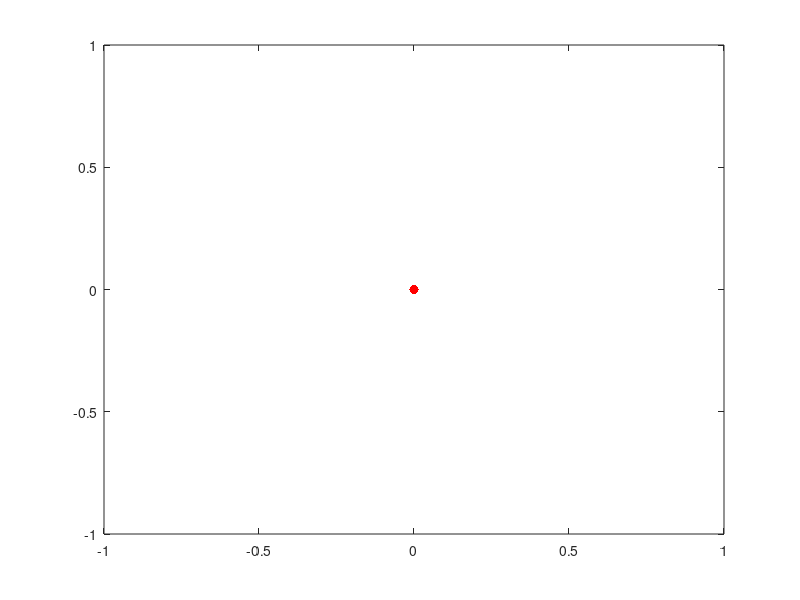

Recreate this plot in MATLAB. (Note: this script raises an error after producing the figure.)
% TRUSS ANALYSIS
clear global;clc;

%.....INPUT....
COORD=[0 0; 10 0; 20 0; 0 12; 10 12; 20 12];
CON=[1 2; 2 3; 4 5; 5 6; 1 4; 2 4; 1 5; 2 5;3 5;2 6;3 6];
EQ=[10 11; 1 2; 3 12; 4 5; 6 7; 8 9];
NR=3;
NE=size(CON,1);
NN=size(COORD,1);
EA=[2 3 3 3 2 2 3 2 3 4 2]'*10^3;

Pf=[0 0 0 0 0 0 -10 0 0]';
Ur=[0 0 0]';
scale = 20;
%........CALCULATION........

NOS=NE+NR-2*NN;
NOK=2*NN-NR;

%LENGTH OF ELEMENT, ID ARRAY AND Stiffness Matrix

ID=zeros(NE,4);
L=zeros(NE,1);
NDOF=2*NN;
K=zeros(NDOF,NDOF);
for k=1:NE
    i=CON(k,1);
    j=CON(k,2);
    dx=COORD(j,1)-COORD(i,1);
    dy=COORD(j,2)-COORD(i,2);
    L(k)=sqrt(dx^2+dy^2);
    ID(k,1:2)=EQ(i,1:2);
    ID(k,3:4)=EQ(j,1:2);
    a=[-dx/L(k) -dy/L(k) dx/L(k) dy/L(k)];
    ES=a'.*EA(k)/L(k)*a;
    for m=1:4
        for n=1:4
            mi=ID(k,m);
            ni=ID(k,n);
            K(mi,ni)=K(mi,ni)+ES(m,n);
        end
    end
end

Kff(1:NOK,1:NOK)=K(1:NOK,1:NOK);
Kfr(1:NOK,1:NDOF-NOK)=K(1:NOK,NOK+1:NDOF);
Krf=Kfr';
Krr(1:NDOF-NOK,1:NDOF-NOK)=K(NOK+1:NDOF,NOK+1:NDOF);

%DEFORMATION, INTERNAL FORCES AND SUPPORT REACTIONS
Uf=Kff\Pf;
U=[Uf; Ur];
N=zeros(NE,1);
for k=1:NE
    i=CON(k,1);
    j=CON(k,2);
    dx=COORD(j,1)-COORD(i,1);
    dy=COORD(j,2)-COORD(i,2);
    a=[-dx/L(k) -dy/L(k) dx/L(k) dy/L(k)];
    u=zeros(4,1);
    for m=1:4
        u(m)=U(ID(k,m));
    end
    N(k)=EA(k)/L(k).*a*u;
end
R=Krf*Uf+Krr*Ur;

%--Plot Structure ----
f1 = figure();
%f1.WindowState = 'maximized';
NCOORD = zeros(size(COORD));
UCOORD = zeros(size(COORD));
for n = 1:NN
    NCOORD(n,1) = COORD(n,1) + scale*U(EQ(n,1));
    NCOORD(n,2) = COORD(n,2) + scale*U(EQ(n,2));
    UCOORD(n,1) = U(EQ(n,1));
    UCOORD(n,2) = U(EQ(n,2));
    marker = plot(NCOORD(n,1), NCOORD(n,2), '.',...
        'MarkerSize', scale, 'MarkerEdgeColor', 'r')
    uistack(marker,'top');
    text(NCOORD(n,1)+0.5, NCOORD(n,2)-0.75, ...
        {['Ux=' num2str(round(12*UCOORD(n,1),2))];...
        ['Uy=' num2str(round(12*UCOORD(n,2),2))]});
    hold on
end

for k = 1:NE
    i=CON(k,1);
    j=CON(k,2);
    x = [COORD(i,1) COORD(j,1)];
    y = [COORD(i,2) COORD(j,2)];
    plot(x, y, 'Color', uint8([134 136 138]), 'LineWidth', 2);
    % hold on
    ux = [NCOORD(i,1) NCOORD(j,1)];
    uy = [NCOORD(i,2) NCOORD(j,2)];
    plot(ux, uy, 'r--', 'LineWidth', 1.5);
    % unistack(undeformed, 'down', k+NE*2)
    % unistack(deformed, 'down', k+NE)
end

xlim([0-5, max(COORD(:,1))+5]);
ylim([0-5, max(COORD(:,2))+5]);
axis equal;
    
%----RESULT-----
%INTERNAL FORCES
fprintf('          Internal Force     \n');
fprintf('.................................\n');
fprintf('| ELEMENT | AXIAL FORCE | UNIT | \n');
fprintf('.................................\n');
for i = 1:NE
    if i<10
        if N(i) <0
            fprintf('|  %d.     |  %0.3f     | kips | \n',i,N(i));
        else
            fprintf('|  %d.     |   %0.3f     | kips | \n',i,N(i));
        end
    else
        if N(i) <0
            fprintf('| %d.     |  %0.3f     | kips | \n',i,N(i));
        else
            fprintf('| %d.     |   %0.3f     | kips | \n',i,N(i));
        end
        
    end 
    
end

fprintf('NOTE:\n');
fprintf('Compression : Negative\n');
fprintf('Tension     : Positive\n');
fprintf('................................\n');

%SUPPORT REACTIONS
fprintf('         SUPPORT REACTION     \n');
fprintf('.................................\n');
fprintf('|   DOF   |    FORCE    | UNIT | \n');
fprintf('.................................\n');
for i = 1:size(Ur,1)
    if NDOF - (size(Ur,1)-i)<10
        if R(i) <0
            fprintf('|  %d.     |  %0.3f     | kips | \n',NDOF - (size(Ur,1)-i),R(i));
        else
            fprintf('|  %d.     |   %0.3f     | kips | \n',NDOF - (size(Ur,1)-i),R(i));
        end
    else
        if R(i) <0
            fprintf('| %d.     |  %0.3f     | kips | \n',NDOF - (size(Ur,1)-i),R(i));
        else
            fprintf('| %d.     |   %0.3f     | kips | \n',NDOF - (size(Ur,1)-i),R(i));
        end
        
    end 
    
end

fprintf('NOTE:\n');
fprintf('Negative : Downward\n');
fprintf('Positive : Upward\n');
fprintf('................................\n')




%DEFORMATION
fprintf('            DISPLACEMENT       \n');
fprintf('.................................\n');
fprintf('|   DOF   | DISPLACEMENT| UNIT | \n');
fprintf('.................................\n');
for i = 1:NDOF
    if i<10
        if U(i) <0
            fprintf('|  %d.     |  %0.3f     |  in. | \n',i,12*U(i));
        else
            fprintf('|  %d.     |   %0.3f     |  in. | \n',i,12*U(i));
        end
    else
        if U(i) <0
            fprintf('| %d.     |  %0.3f     |  in. | \n',i,12*U(i));
        else
            fprintf('| %d.     |   %0.3f     |  in. | \n',i,12*U(i));
        end
        
    end 
    
end

fprintf('NOTE:\n');
fprintf('X Direction : Left to Right\n');
fprintf('Y Direction : Top to Bottom\n');
fprintf('................................\n')




